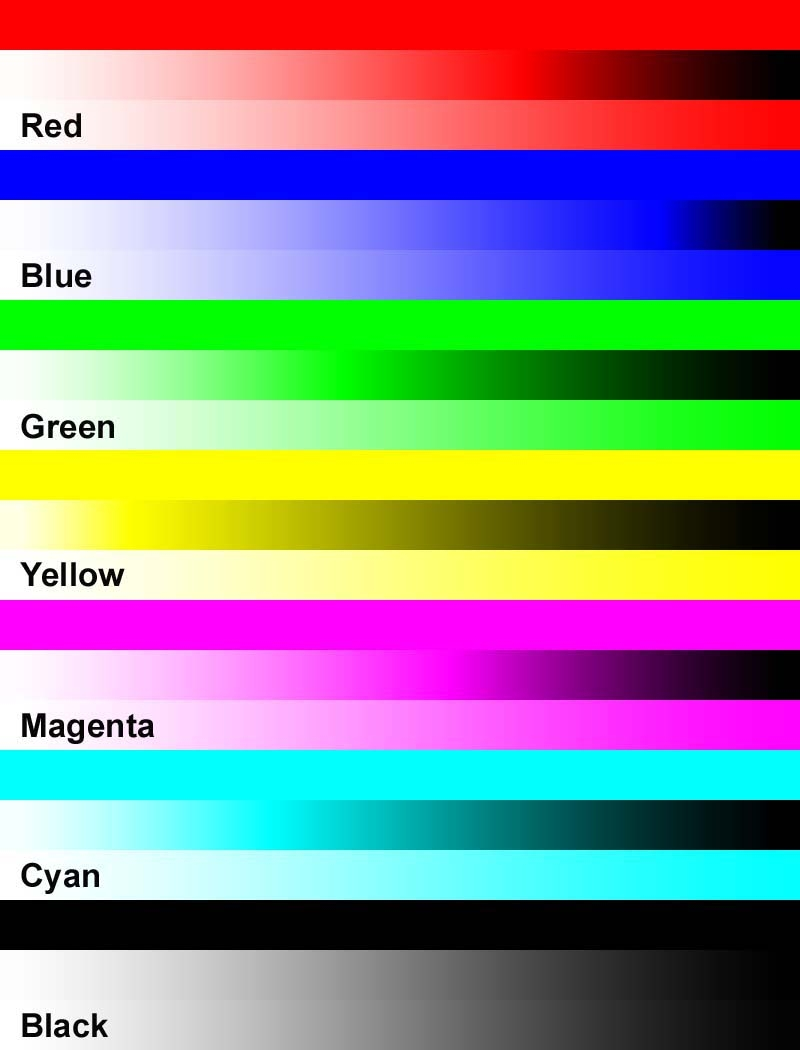
#> input picture tests/mire.jpg, 800 x 1050 px, given in place of the camera
$ python legacy-5.py   (older library calls are emulated)
#> lines starting #> are read from the running program, lines starting #| are printed output that depends on the picture; after the words box and inside, x2 and y2 are one past the last pixel; in counts of white or black regions, pixels touching at a corner belong together
import cv2
import numpy as np
#Captura de video a traves de la webcam
cap=cv2.VideoCapture(0)
D = []
max_samples = 10000

while(1):
    with open('new.txt', 'w') as outfile: # --- Not good ---
        d=0.1
        centers=[]
        _, img = cap.read()
#> img is the input picture: shape (1050, 800, 3); mean B, G, R 137.5, 137.7, 137.7

        hsv=cv2.cvtColor(img,cv2.COLOR_BGR2HSV) #Se obtiene un histograma basada en las saturaciones de colores.
#> hsv: shape (1050, 800, 3); mean H, S, V 67, 161.1, 207

        blue_lower=np.array([95,150,100],np.uint8)
        blue_upper=np.array([150,255,255],np.uint8)

        blue=cv2.inRange(hsv,blue_lower,blue_upper) #Se crea una mascara utilizando intervalos de color azul.
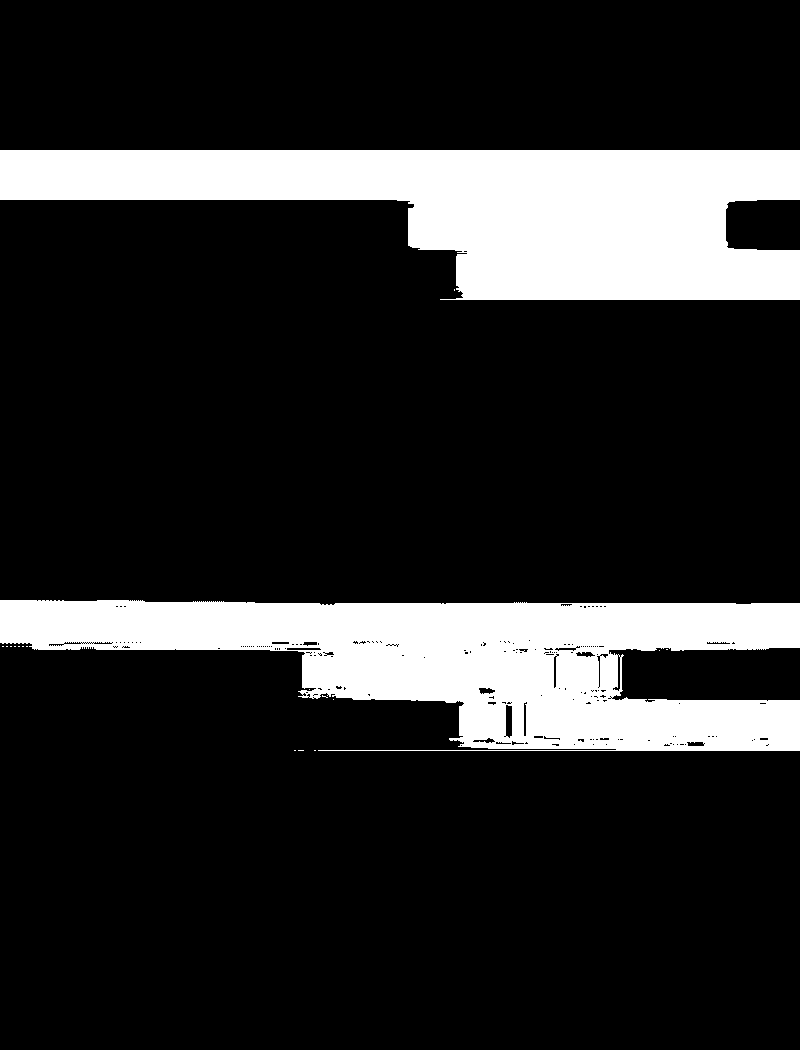
#> blue: shape (1050, 800); 17% white; 18 white regions (16 under 20 px), largest, box (x1, y1, x2, y2) and area: (0, 150, 800, 300) 73108, (0, 600, 800, 751) 69319

        kernel = np.ones((5 ,5), "uint8") #Crea una matriz de 5x5 la cual recorrera el video,
        blue = cv2.morphologyEx(blue,cv2.MORPH_OPEN,kernel)
#> blue: shape (1050, 800); 16.7% white; 7 white regions, largest, box (x1, y1, x2, y2) and area: (0, 150, 800, 300) 73041, (0, 600, 800, 751) 66969, (94, 644, 113, 650) 112
        blue = cv2.morphologyEx(blue,cv2.MORPH_CLOSE,kernel)
#> blue: shape (1050, 800); 16.9% white; 2 white regions, box (x1, y1, x2, y2) and area: (0, 150, 800, 300) 73086, (0, 600, 800, 751) 68527

        blue=cv2.erode(blue,kernel, iterations=1) #Se erosiona utilizando el kernel sobre la mascara.
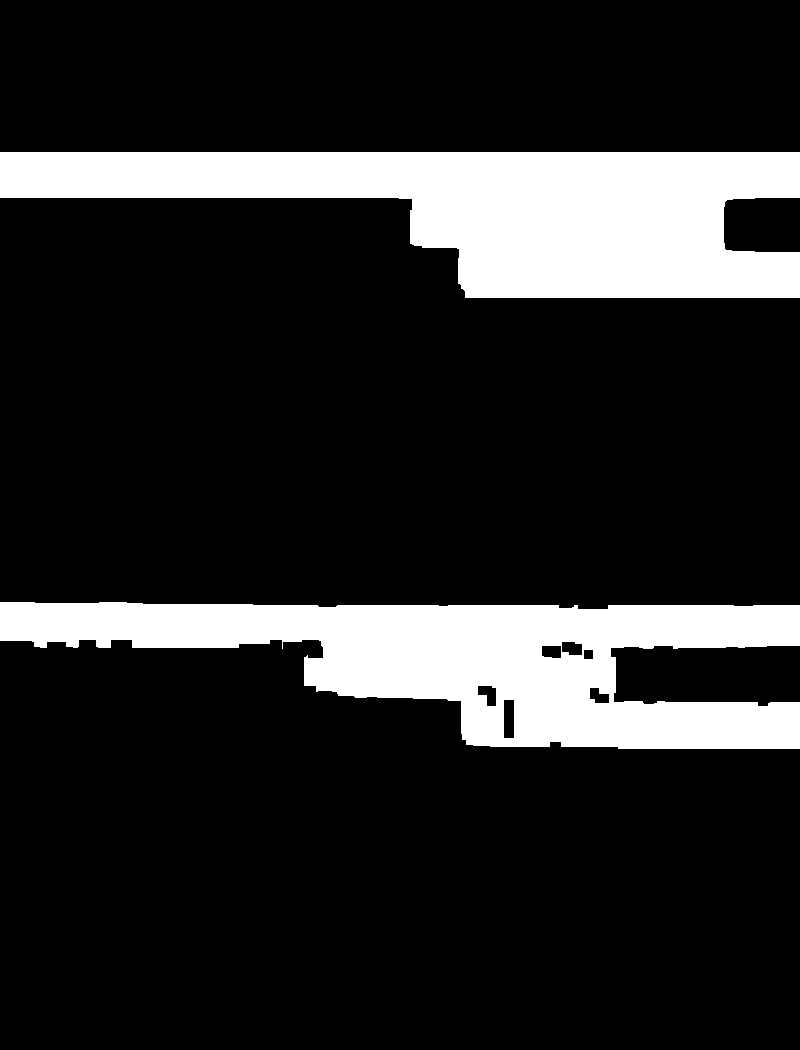
#> blue: shape (1050, 800); 15.8% white; 2 white regions
        res1=cv2.bitwise_and(img, img, mask = blue) #La nueva imagen reemplazara a blue.
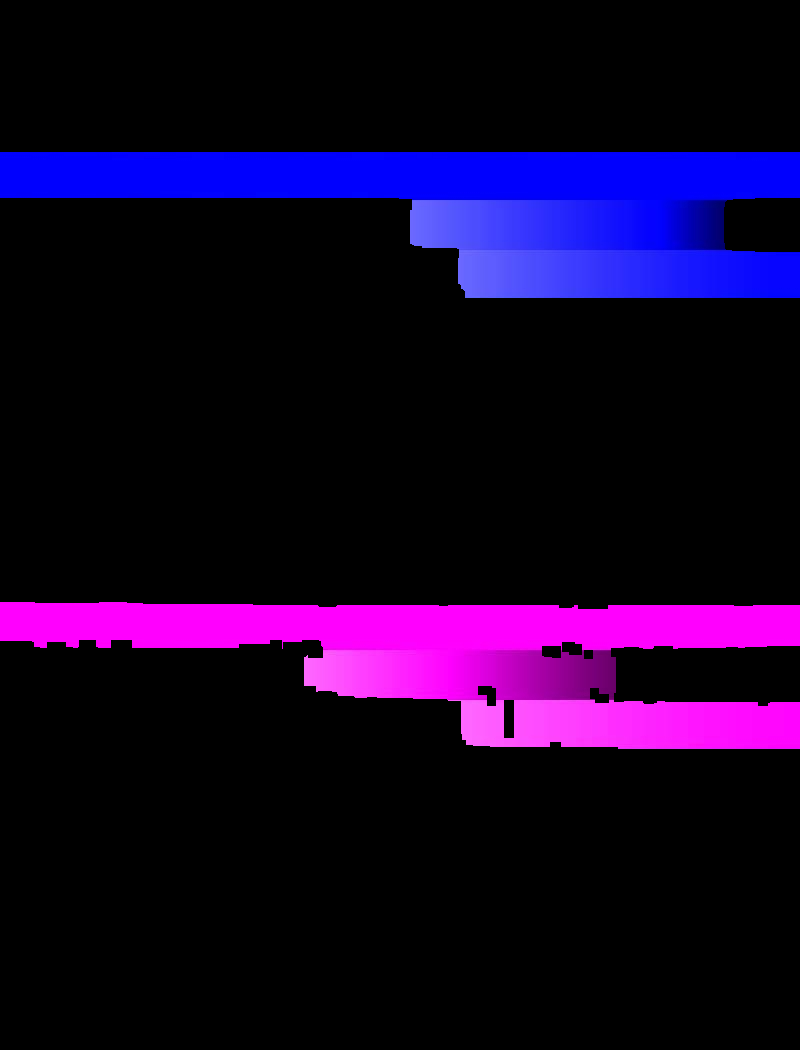
#> res1: shape (1050, 800, 3); mean B, G, R 39, 2.9, 20.1


        (_,contours,hierarchy)=cv2.findContours(blue,cv2.RETR_TREE,cv2.CHAIN_APPROX_SIMPLE) #Encuentra los contornos de los objetos que se ven en el filtro
#> contours = 8 contours; box (x1, y1, x2, y2) and area: (0, 152, 800, 298) 68258, (0, 602, 800, 749) 63322, (503, 699, 515, 739) 427, (477, 685, 497, 707) 289, (561, 641, 583, 656) 256, (541, 645, 562, 659) 245, (589, 687, 610, 704) 237, (583, 649, 594, 660) 98

        for pic, contour in enumerate(contours):
            area = cv2.contourArea(contour) #funcion de opencv que obtiene los contornos
            mayor_contorno = max(contours, key = cv2.contourArea)

            if(area>1000):
                x,y,w,h = cv2.boundingRect(contour) #Encuentra coordenadas de los contornos.
                img = cv2.rectangle(img,(x,y),(x+w,y+h),(255,0,0),2)
                cv2.putText(img,"Marcador",(x,y),cv2.FONT_HERSHEY_SIMPLEX, 0.7, (255,0,0))
                M = cv2.moments(contour) #Se obtiene el centro de masa de los marcadores enconrados.
                cx = int(M['m10'] /M['m00'])
                cy = int(M['m01'] /M['m00'])
                centers.append([cx,cy])
                cv2.circle(img, (cx, cy), 7, (255, 255, 255), -1)

            if len(centers)==2:
                D = (np.linalg.norm(cx-cy))/10 #Se aplica distancia euclidiana para encontrar la distancia entre los centros de masa.
                print(D)
                outfile.write(" %d \n")
#> this loop made 8 passes
#> (area, x, y, w, h, cx, cy, D) on pass 8: (68258.5, 0, 152, 800, 146, 493, 209, 28.4)
#> (area, x, y, w, h, cx, cy) on pass 1: (63321.5, 0, 602, 800, 147, 472, 660)
#| 28.4
#> pass 1, `img = cv2.rectangle(img,(x,y),(x+w,y+h),(255,0,0),2)`:
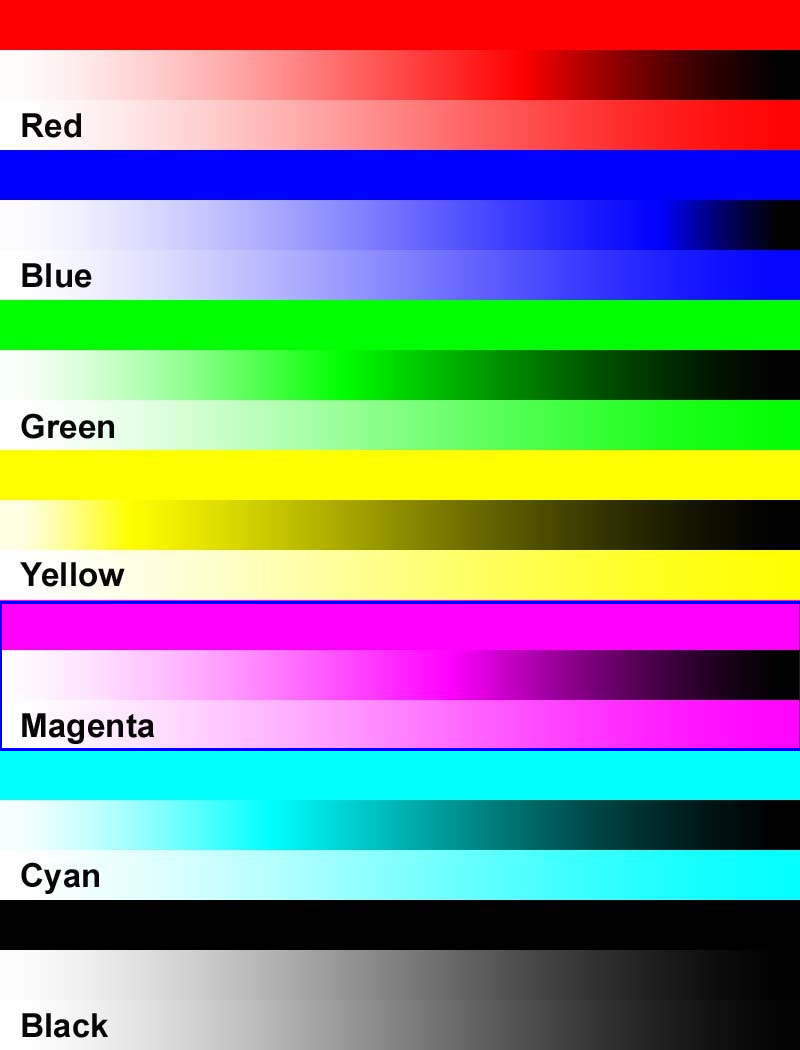
#> img: shape (1050, 800, 3); 0.62% of pixels changed, all inside (x1, y1, x2, y2) = (0, 601, 800, 751)
#> after the loop:
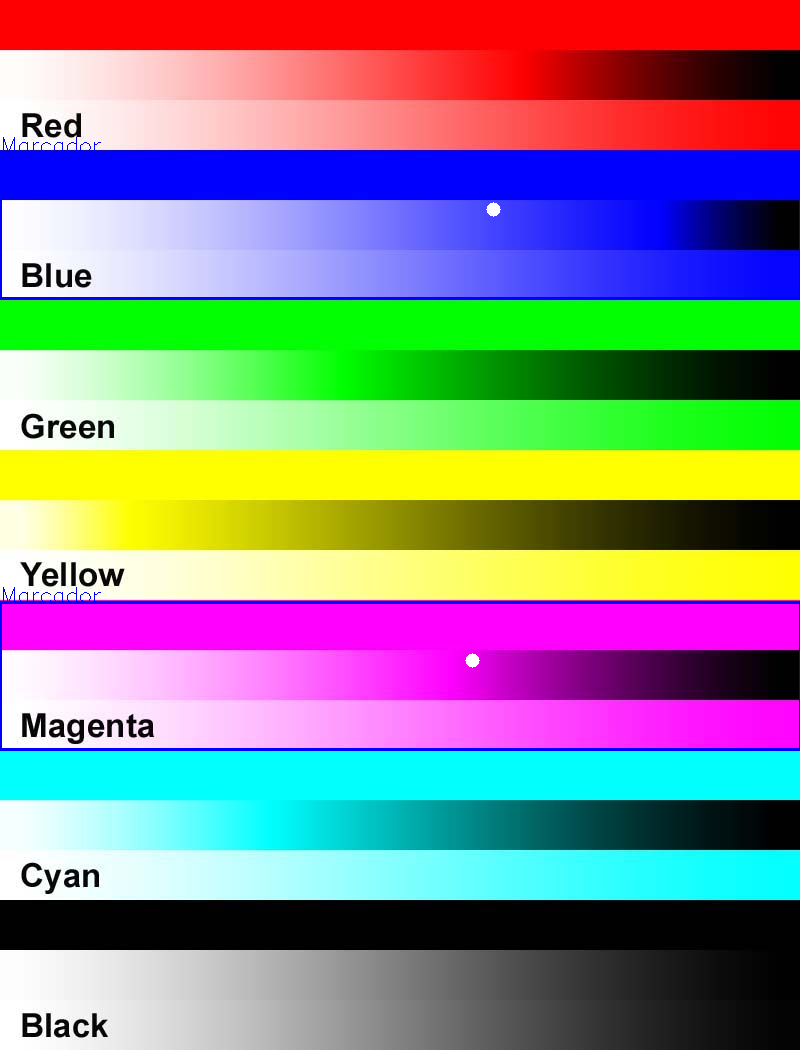
#> img: shape (1050, 800, 3); 0.7% of pixels changed, all inside (x1, y1, x2, y2) = (0, 137, 800, 668)
#> after the loop, centers = [[472, 660], [493, 209]]

        cv2.imshow("Color Tracking",img)
        if cv2.waitKey(10) & 0xFF == ord('q'):
#> (key q is pressed here)
            outfile.close()
            print('The data is now the the new.txt file')
            cap.release()
            cv2.destroyAllWindows()
            break
